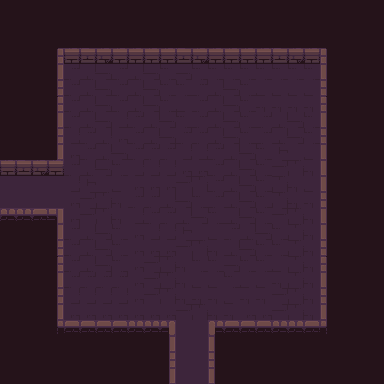

A level layout from a 2D game, rendered from its tile map. Below: a short description, then the map file with tile-grid data replaced by summaries:
An orthogonal 24x24 tile map with 16x16 px tiles, 5 tile layers (background, road, wall, item, ...), 1 hidden layer not drawn, 3 tilesets.

<map version="1.2" tiledversion="1.3.4" orientation="orthogonal" renderorder="right-down" compressionlevel="0" width="24" height="24" tilewidth="16" tileheight="16" infinite="0" nextlayerid="8" nextobjectid="1">
 <tileset firstgid="1" name="Dungeon_Tileset" tilewidth="16" tileheight="16" tilecount="100" columns="10">
  <image source="Dungeon_Tileset.png" width="160" height="160" />
 </tileset>
 <tileset firstgid="101" name="flag" tilewidth="16" tileheight="16" tilecount="4" columns="4">
  <image source="flag.png" width="64" height="16" />
  <tile id="0">
   <animation>
    <frame tileid="3" duration="200" />
    <frame tileid="2" duration="200" />
    <frame tileid="1" duration="200" />
    <frame tileid="0" duration="200" />
   </animation>
  </tile>
 </tileset>
 <tileset firstgid="105" name="torch" tilewidth="16" tileheight="16" tilecount="4" columns="4">
  <image source="torch.png" width="64" height="16" />
  <tile id="0">
   <animation>
    <frame tileid="3" duration="200" />
    <frame tileid="2" duration="200" />
    <frame tileid="1" duration="200" />
    <frame tileid="0" duration="200" />
   </animation>
  </tile>
 </tileset>
 <layer id="1" name="background" width="24" height="24">
  <data>[576 cells, 576 non-empty, 1 distinct tile ids]</data>
 </layer>
 <layer id="5" name="road" width="24" height="24">
  <data>[576 cells, 272 non-empty, 1 distinct tile ids]</data>
 </layer>
 <layer id="3" name="wall" width="24" height="24">
  <data>[576 cells, 76 non-empty, 21 distinct tile ids]</data>
 </layer>
 <layer id="4" name="item" width="24" height="24">
  <data>[576 cells, 0 non-empty, 0 distinct tile ids]</data>
 </layer>
 <layer id="7" name="pickarea" width="24" height="24">
  <data>[576 cells, 256 non-empty, 12 distinct tile ids]</data>
 </layer>
 <layer id="6" name="smog" width="24" height="24" visible="0">
  <data>[576 cells, 576 non-empty, 1 distinct tile ids]</data>
 </layer>
</map>
